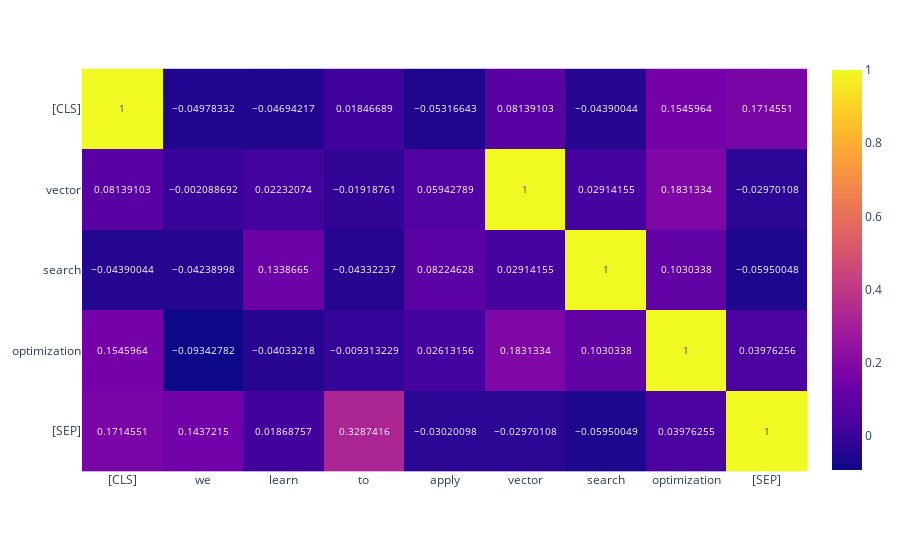

Source (notebook cell):
### Code cell
# visualization with plotly

px.imshow(
    distances,  # Cosine similarity matrix between tokens from the two sentences
    x=model.tokenizer.convert_ids_to_tokens(
        second_tokens["input_ids"][0]  # Convert token IDs of second sentence to tokens (words)
    ),
    y=model.tokenizer.convert_ids_to_tokens(
        first_tokens["input_ids"][0]  # Convert token IDs of first sentence to tokens (words)
    ),
    text_auto=True,  # Automatically display similarity values on the heatmap
)

### Figure 1 — Plotly figure (JSON) as saved in the notebook; plotly's stock layout.template omitted (floating-point values rounded to 4 significant figures)
{"data": [{"coloraxis": "coloraxis", "hovertemplate": "x: %{x}<br>y: %{y}<br>color: %{z}<extra></extra>", "name": "0", "texttemplate": "%{z}", "type": "heatmap", "x": ["[CLS]", "we", "learn", "to", "apply", "vector", "search", "optimization", "[SEP]"], "xaxis": "x", "y": ["[CLS]", "vector", "search", "optimization", "[SEP]"], "yaxis": "y", "z": [[1, -0.04978, -0.04694, 0.01847, -0.05317, 0.08139, -0.0439, 0.1546, 0.1715], [0.08139, -0.002089, 0.02232, -0.01919, 0.05943, 1.0, 0.02914, 0.1831, -0.0297], [-0.0439, -0.04239, 0.1339, -0.04332, 0.08225, 0.02914, 1, 0.103, -0.0595], [0.1546, -0.09343, -0.04033, -0.009313, 0.02613, 0.1831, 0.103, 1.0, 0.03976], [0.1715, 0.1437, 0.01869, 0.3287, -0.0302, -0.0297, -0.0595, 0.03976, 1]]}], "layout": {"coloraxis": {"colorscale": [[0, "#0d0887"], [0.1111, "#46039f"], [0.2222, "#7201a8"], [0.3333, "#9c179e"], [0.4444, "#bd3786"], [0.5556, "#d8576b"], [0.6667, "#ed7953"], [0.7778, "#fb9f3a"], [0.8889, "#fdca26"], [1, "#f0f921"]]}, "margin": {"t": 60}, "xaxis": {"anchor": "y", "constrain": "domain", "domain": [0, 1], "scaleanchor": "y"}, "yaxis": {"anchor": "x", "autorange": "reversed", "constrain": "domain", "domain": [0, 1]}}}
